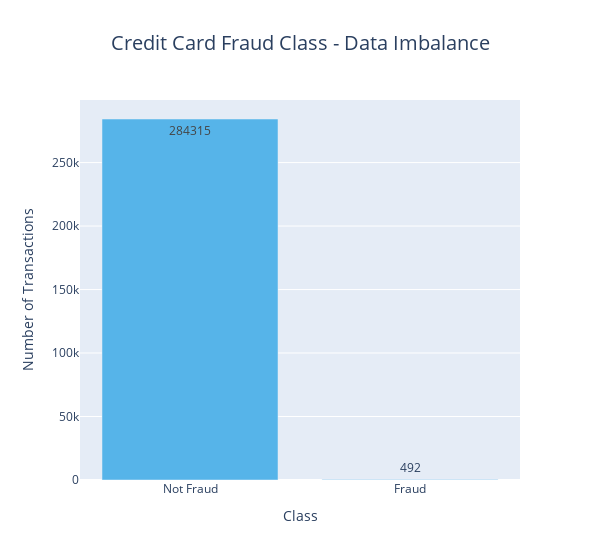

Notebook cell for this chart:
### Code cell
# Checking for imbalanced data
# Counting number of Fraud vs Not Fraud Class values
temp = data_df["Class"].value_counts()
df = pd.DataFrame({'Class': temp.index,'values': temp.values})

# Creating barplot for Fraud vs Not Fraud
trace = go.Bar(
    x = df['Class'],y = df['values'],
    name="Credit Card Fraud Class - Data Imbalance",
    marker=dict(color="#56B4E9"),
    text=df['values']
)

# Putting barplot into list for Plotly
data = [trace]

# Defining layout and styling of plot
layout = dict(
    title = 'Credit Card Fraud Class - Data Imbalance',
    title_x = 0.5,
    title_font = dict(size=20),
    xaxis = dict(title = 'Class', showticklabels=True, tickvals = [0, 1], ticktext = ['Not Fraud', 'Fraud']), 
    yaxis = dict(title = 'Number of Transactions'),
    hovermode = 'closest', width=600
)

# Combining data and layout into figure
fig = dict(data=data, layout=layout)
iplot(fig, filename='class')

### Figure 1 — Plotly figure (JSON) as saved in the notebook; plotly's stock layout.template omitted (floating-point values rounded to 4 significant figures)
{"data": [{"marker": {"color": "#56B4E9"}, "name": "Credit Card Fraud Class - Data Imbalance", "text": [284315, 492], "type": "bar", "x": [0, 1], "y": [284315, 492]}], "layout": {"hovermode": "closest", "title": {"font": {"size": 20}, "text": "Credit Card Fraud Class - Data Imbalance", "x": 0.5}, "width": 600, "xaxis": {"showticklabels": true, "ticktext": ["Not Fraud", "Fraud"], "tickvals": [0, 1], "title": {"text": "Class"}}, "yaxis": {"title": {"text": "Number of Transactions"}}}}
